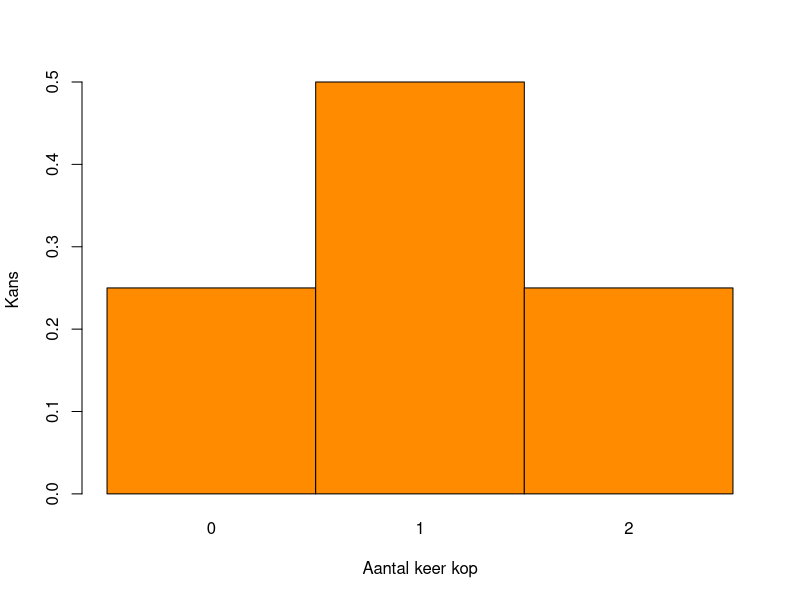
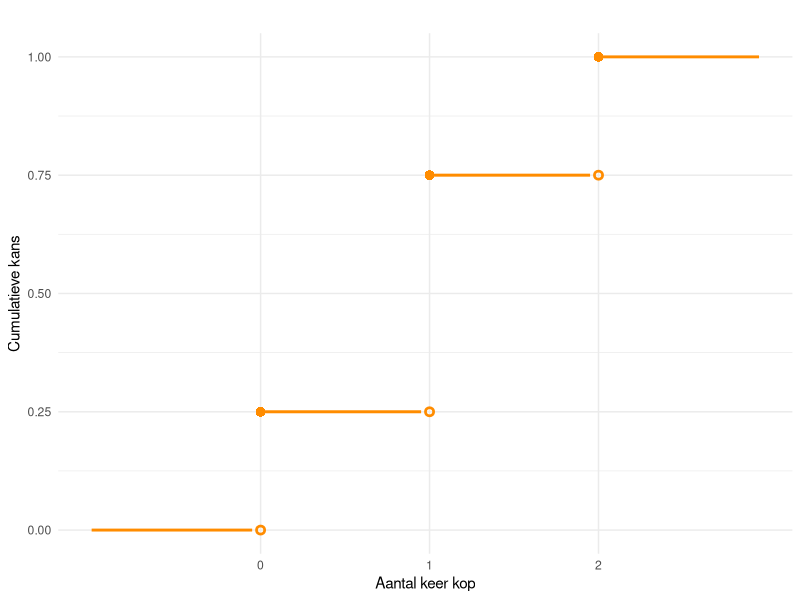

Write the R code that produced these figures, in order. (Note: this script raises an error after producing the figures.)
## ---- chunk 1
#| echo: false
#| warning: false
#| fig-width: 3
#| fig-height: 3.5
#| out-width: 43%

# Definieer uitkomsten en kansen
aantal_keer_kop <- c(0, 1, 2)
kansen <- c(1/4, 1/2, 1/4)

# Maak een staafdiagram
barplot(
  height = kansen,
  names.arg = aantal_keer_kop,
  col = "darkorange",
  border = "black",
  space = 0,
  xlab = "Aantal keer kop",
  ylab = "Kans",
)

## ---- chunk 2
#| echo: false
#| warning: false
#| fig.width: 4
#| fig.height: 3
#| out.width: 57%

# Controleer of de benodigde pakketten zijn geladen
if (!("ggplot2" %in% .packages())) {
  library("ggplot2")
}

# Voeg extra punten toe om de cumulatieve kansen buiten het bereik van 2-12 te tonen
kansen_dobbelsteen_cumulatief <- data.frame(
  uitkomsten = c(-1, 0, 1, 2, 3), # Voeg 1 en 13 toe als grenzen
  kansen = c(0, 1/4, 3/4, 1, 1)   # Voeg 0 en 1 toe aan de kansen
)

# Genereer de datapunten voor de open cirkels
open_cirkels <- data.frame(
  uitkomsten = c(0, 1, 2),
  kansen = c(0, 1/4, 3/4)
)

# Maak een data frame voor de horizontale lijnen (stappen van de cumulatieve kans)
lijnen_data <- data.frame(
  x_start = kansen_dobbelsteen_cumulatief$uitkomsten[-nrow(kansen_dobbelsteen_cumulatief)],
  x_end = kansen_dobbelsteen_cumulatief$uitkomsten[-1] - .05,
  y = kansen_dobbelsteen_cumulatief$kansen[-nrow(kansen_dobbelsteen_cumulatief)]
)

# Maak de plot
ggplot() +
  # Voeg de horizontale lijnen toe
  geom_segment(
    data = lijnen_data,
    aes(x = x_start, xend = x_end, y = y, yend = y),
    color = "darkorange",        # Kleur van de lijnen
    size = 1                     # Dikte van de lijnen
  ) +
  # Voeg gesloten cirkels (linkerkanten) toe
  geom_point(
    data = kansen_dobbelsteen_cumulatief[-c(1, nrow(kansen_dobbelsteen_cumulatief)), ],
    aes(x = uitkomsten, y = kansen),
    shape = 16,                  # Gesloten cirkel
    size = 3,
    color = "darkorange"
  ) +
  # Voeg open cirkels (rechterkanten) toe
  geom_point(
    data = open_cirkels,
    aes(x = uitkomsten, y = kansen),
    shape = 1,                 # Open cirkel
    size = 1.8,
    stroke = 1.4,
    color = "darkorange"
  ) +
  scale_x_continuous(
    breaks = 0:2,               # Ticks alleen bij gehele getallen van 2 tot 12
    minor_breaks = NULL          # Verwijder alle minor ticks
  ) +
  labs(
    title = "",
    x = "Aantal keer kop",    # Titel voor de x-as
    y = "Cumulatieve kans"       # Titel voor de y-as
  ) +
  theme_minimal()                 # Minimalistisch thema
## ---- chunk 3
aantal_gelegenheden <- 9

uitkomsten <- seq(0, aantal_gelegenheden) #alle mogelijke uitkomsten
kansen <- c( # de kansen die in de tabel van de opgeva gegeven zijn 
  0.009, 0.054, 0.151, 0.244, 0.255, 
  0.177, 0.082, 0.024, 0.004,0.000
  )

( E <- sum( kansen * uitkomsten) ) # verwachtingswaarde
## ---- chunk 4
    ( afwijkingen <- uitkomsten - E )
## ---- chunk 5
    ( afwijkingen_kwadraat <- afwijkingen^2 )
## ---- chunk 6
    ( prod <- kansen * afwijkingen_kwadraat )
## ---- chunk 7
    ( variantie <- sum(prod) )
## ---- chunk 8
    ( variantie <- sum( kansen * (uitkomsten - E)^2 ) )
## ---- chunk 9
    ( standaarddeviatie <- sqrt(variantie) )
## ---- chunk 10
#| echo: false

library(ggplot2)

x <- seq(-3.5, 3.5, length.out = 350)
data <- data.frame(x = x, y = dnorm(x))

oppervlak <- function(a, b, data){# Gebied tussen a en b kleuren
  geom_area(
    data = subset(data, x >= a & x <= b), 
    aes(x, y), 
    fill = "darkorchid", 
    alpha = 0.4
  ) 
} 

normaalGeneriek <- 
  # Plot maken
  ggplot(data, aes(x, y)) +
  geom_line(color = "darkorange", linewidth = 1) + # Curve van de standaardnormale verdeling
  scale_x_continuous(
    breaks = c(-2, -1, 0, 1, 2), 
    labels = c(
      "italic(mu) - 2 * italic(sigma)", 
      "italic(mu) - italic(sigma)", 
      "italic(mu)", 
      "italic(mu) + italic(sigma)", 
      "italic(mu) + 2 * italic(sigma)"
      ) %>% label_parsed,
    minor_breaks = NULL # Verwijdert minor ticks
  ) + # Labels voor x-as
  scale_y_continuous(labels = NULL) + # getallen van y-as weglaten
  labs(
    y = "Kansdichtheid", 
    x = NULL
  ) + # Labels voor de assen
  theme_minimal() +
  theme(axis.text.x = element_text(size = 12, angle = 90, vjust = 0.5, hjust = 1))

# Gebruik qnorm om de de x-waarde bij een bepaalde kans te bepalen zodat de 
# antwoorden makkelijk gemaakt kunnen worden.
## ---- chunk 11
    #| echo: false
    #| fig.width: 2.5
    #| fig.height: 2
    #| out.width: "100%"
    normaalGeneriek + oppervlak(-4, 0, data)
## ---- chunk 12
    #| echo: false
    #| fig.width: 2.5
    #| fig.height: 2
    #| out.width: "100%"
    normaalGeneriek + oppervlak( 1, 4, data)
## ---- chunk 13
    #| echo: false
    #| fig.width: 2.5
    #| fig.height: 2
    #| out.width: "100%"
    normaalGeneriek + oppervlak( -4, -2, data)
## ---- chunk 14
    #| echo: false
    #| fig.width: 2.5
    #| fig.height: 2
    #| out.width: "100%"
    normaalGeneriek + oppervlak( -4, -2, data) + oppervlak(2, 4, data)
## ---- chunk 15
    #| echo: false
    #| fig.width: 2.5
    #| fig.height: 2
    #| out.width: "100%"
    normaalGeneriek + oppervlak( 2, 4, data)
## ---- chunk 16
#| echo: false

standaardNormaalGeneriek <- 
  # Plot maken
  ggplot(data, aes(x, y)) +
  geom_line(color = "darkorange", linewidth = 1) + # Curve van de standaardnormale verdeling
  scale_x_continuous(
    breaks = c(-2, -1, 0, 1, 2), 
    labels = c(-2, -1, 0, 1, 2),
    minor_breaks = NULL # Verwijdert minor ticks
  ) + # Labels voor x-as
  scale_y_continuous(labels = NULL) + # getallen van y-as weglaten
  labs(
    y = "Kansdichtheid", 
    x = expression(italic(Z))
  ) + # Labels voor de assen
  theme_minimal() +
  theme(axis.text.x = element_text(size = 12))

# Gebruik qnorm om de de x-waarde bij een bepaalde kans te bepalen zodat de 
# antwoorden makkelijk gemaakt kunnen worden.
## ---- chunk 17
    #| echo: false
    #| fig.width: 2.5
    #| fig.height: 2
    #| out.width: "100%"
    standaardNormaalGeneriek + oppervlak( -4, 0, data)
## ---- chunk 18
    pnorm(0)
## ---- chunk 19
    #| echo: false
    #| fig.width: 2.5
    #| fig.height: 2
    #| out.width: "100%"
  
    standaardNormaalGeneriek + oppervlak( -4, -1, data)
## ---- chunk 20
    #| echo: true
    pnorm(-1)
## ---- chunk 21
    #| echo: false
    #| fig.width: 2.5
    #| fig.height: 2
    #| out.width: "100%"
    standaardNormaalGeneriek + oppervlak( 0.5, 4, data)
## ---- chunk 22
    # optie 1: gebruik de complementregel:
    1 - pnorm(0.5)
    
    # optie 2: gebruik de symmetrie:
    pnorm(-0.5)
## ---- chunk 23
    #| echo: false
    #| fig.width: 2.5
    #| fig.height: 2
    #| out.width: "100%"
    standaardNormaalGeneriek + oppervlak( -1, 1, data)
## ---- chunk 24
    #| echo: false
    #| fig.width: 2.5
    #| fig.height: 2
    #| out.width: "36%"
    standaardNormaalGeneriek + oppervlak( -4, 1, data)
## ---- chunk 25
    #| echo: false
    #| fig.width: 2.5
    #| fig.height: 2
    #| out.width: "36%"
    standaardNormaalGeneriek + oppervlak( -4, -1, data)
## ---- chunk 26
    pnorm(1) - pnorm(-1)
## ---- chunk 27
    #| echo: false
    
    normaalSpecifiek <- function(mu, sigma, xlabel){
      # Plot maken
      x <- seq(mu -3.5*sigma, mu + 3.5*sigma, length.out = 350)
      data <- data.frame(x = x, y = dnorm(x, mean = mu, sd = sigma))

      ggplot(data, aes(x, y)) +
      geom_line(color = "darkorange", linewidth = 1) + # Curve van de standaardnormale verdeling
      scale_x_continuous(
        breaks = mu + c(-3, -2, -1, 0, 1, 2, 3)*sigma, 
        labels = mu + c(-3, -2, -1, 0, 1, 2, 3)*sigma,
        minor_breaks = NULL # Verwijdert minor ticks
      ) + # Labels voor x-as
      scale_y_continuous(labels = NULL) + # getallen van y-as weglaten
      labs(
        y = "Kansdichtheid", 
        x = xlabel
      ) + # Labels voor de assen
      theme_minimal() +
      theme(axis.text.x = element_text(size = 12))
    
    # Gebruik qnorm om de de x-waarde bij een bepaalde kans te bepalen zodat de 
    # antwoorden makkelijk gemaakt kunnen worden.
    }
## ---- chunk 28
    #| echo: false
    #| fig.width: 3.5
    #| fig.height: 2.5
    #| out.width: "50%"

    mu = 100
    sigma = 15
    
    x <- seq(mu -3.5*sigma, mu + 3.5*sigma, length.out = 350)
    data_Specifiek <- data.frame(x = x, y = dnorm(x, mean = mu, sd = sigma))
      
    normaalSpecifiek(mu, sigma, "IQ") + oppervlak(140, 200, data_Specifiek)
## ---- chunk 29
    1 - pnorm(140, mean = 100, sd = 15) # complementregel
## ---- chunk 30
    #| code-fold: true
    #| warning: false
    #| fig.width: 3.75
    #| fig.height: 2.75
    #| out.width: 50%
    # Functie om een plot te maken van de kritieke waarde
    crit_plot <- function(alpha) {
      # Kritieke waarde van Z
      Z_crit <- qnorm(1 - alpha / 2)  # Bereken de kritieke waarde
      
      # Coördinaten voor de pijlen
      xstart <- (Z_crit + 3.5) / 2         # Beginpunt x-coördinaat
      ystart <- dnorm(0) / 4               # Beginpunt y-coördinaat
      xend <- Z_crit + (3.5 - Z_crit) / 7  # Eindpunt x-coördinaat
      yend <- dnorm(xend) / 3              # Eindpunt y-coördinaat
      
      proportie <- function(prop){
          annotate(
              "text", 
              x = 0, y = 0.15, 
              label = prop, # Dynamically include the variable
              color = "black", 
              size = 5, 
              hjust = 0.5, 
              vjust = 0.5
          )
      }
      
      # Plot de standaardnormale verdeling met staarten en annotaties
      standaardNormaalGeneriek +
        # Labels voor de assen
        labs(
          y = "Kansdichtheid", 
          x = expression(italic(Z))
        ) +
        # Ingekleurd oppervlak onder de curve
        oppervlak(-10, -Z_crit, data) +
        oppervlak(Z_crit, 10, data) +
        # Schaalinstellingen voor de x-as
        scale_x_continuous(
          breaks = c(-Z_crit, 0, Z_crit), 
          labels = c(
            paste0(round(-Z_crit, 2), "..."), 
            "0", 
            paste0(round(Z_crit, 2), "...")
          ),
          minor_breaks = NULL  # Verwijder minor ticks
        ) +
        # Kromme pijltjes toevoegen
        geom_curve(
          aes(x = -xstart, y = ystart, xend = -xend, yend = yend), 
          curvature = 0.2, 
          arrow = arrow(length = unit(0.2, "cm")), 
          color = "black", 
          size = 0.7
        ) +
        geom_curve(
          aes(x = xstart, y = ystart, xend = xend, yend = yend), 
          curvature = -0.2, 
          arrow = arrow(length = unit(0.2, "cm")), 
          color = "black", 
          size = 0.7
        ) +
        # Annotaties toevoegen
        annotate(
          "text", 
          x = -xstart, 
          y = ystart + 0.02,  # Plaats annotatie net boven de pijl
          label = gsub("\\.", ",", round(alpha / 2, 3)), 
          color = "black", 
          hjust = 0.5, 
          size = 4
        ) +
        annotate(
          "text", 
          x = xstart, 
          y = ystart + 0.02,  # Plaats annotatie net boven de pijl
          label = gsub("\\.", ",", round(alpha / 2, 3)), 
          color = "black", 
          hjust = 0.5, 
          size = 4
        ) +
        # Label in het midden
        proportie(gsub("\\.", ",", round(1 - alpha, 2)))
    }
    
    # Voorbeeld: plot voor alpha = 0.1
    crit_plot(0.1)
## ---- chunk 31
    alfa <- 0.1
    qnorm(1 - alfa/2)
## ---- chunk 32
    alfa <- 1
    qnorm(1 - alfa/2)
## ---- chunk 33
    alfa <- 0.05
    qt(1 - alfa/2, df = 2)
## ---- chunk 34
    alfa <- 0.05
    qt(1 - alfa/2, df = 100)
